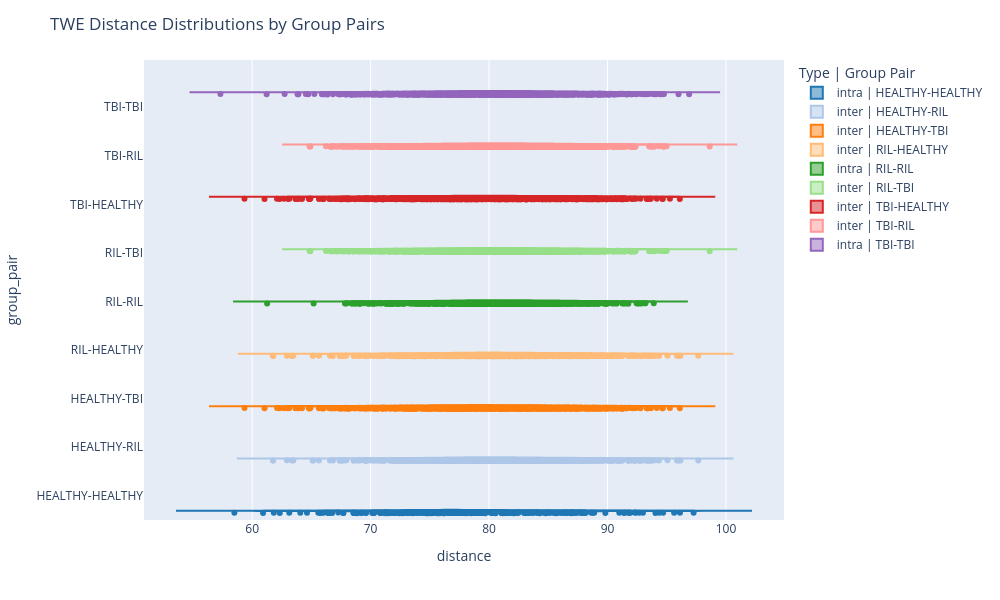

The cell this chart's notebook holds for it:
### Code cell
if HAS_AEON:
    # Interactive violin plot: intra- vs inter-group distance distributions
    plot_distance_violin(df, D_twe, covar_col='pathologie')
else:
    print("Skipped — aeon not available")

### Figure 1 — Plotly figure (JSON) as saved in the notebook; plotly's stock layout.template omitted (floating-point values rounded to 4 significant figures; data arrays with more than 128 entries replaced by an {"elided": "..."} marker saying what was removed)
{"data": [{"alignmentgroup": "True", "box": {"visible": true}, "customdata": {"elided": "276x2 str values"}, "hovertemplate": "selector=%{customdata[1]}<br>distance=%{x}<br>group_pair=%{y}<br>pair_type=%{customdata[0]}<extra></extra>", "legendgroup": "intra | HEALTHY-HEALTHY", "marker": {"color": "#1f77b4"}, "name": "intra | HEALTHY-HEALTHY", "offsetgroup": "intra | HEALTHY-HEALTHY", "orientation": "h", "points": "all", "scalegroup": "True", "showlegend": true, "type": "violin", "x": {"elided": "276 float values"}, "x0": " ", "xaxis": "x", "y": {"elided": "276 str values"}, "y0": " ", "yaxis": "y"}, {"alignmentgroup": "True", "box": {"visible": true}, "customdata": {"elided": "888x2 str values"}, "hovertemplate": "selector=%{customdata[1]}<br>distance=%{x}<br>group_pair=%{y}<br>pair_type=%{customdata[0]}<extra></extra>", "legendgroup": "inter | HEALTHY-RIL", "marker": {"color": "#aec7e8"}, "name": "inter | HEALTHY-RIL", "offsetgroup": "inter | HEALTHY-RIL", "orientation": "h", "points": "all", "scalegroup": "True", "showlegend": true, "type": "violin", "x": {"elided": "888 float values"}, "x0": " ", "xaxis": "x", "y": {"elided": "888 str values"}, "y0": " ", "yaxis": "y"}, {"alignmentgroup": "True", "box": {"visible": true}, "customdata": {"elided": "1416x2 str values"}, "hovertemplate": "selector=%{customdata[1]}<br>distance=%{x}<br>group_pair=%{y}<br>pair_type=%{customdata[0]}<extra></extra>", "legendgroup": "inter | HEALTHY-TBI", "marker": {"color": "#ff7f0e"}, "name": "inter | HEALTHY-TBI", "offsetgroup": "inter | HEALTHY-TBI", "orientation": "h", "points": "all", "scalegroup": "True", "showlegend": true, "type": "violin", "x": {"elided": "1416 float values"}, "x0": " ", "xaxis": "x", "y": {"elided": "1416 str values"}, "y0": " ", "yaxis": "y"}, {"alignmentgroup": "True", "box": {"visible": true}, "customdata": {"elided": "888x2 str values"}, "hovertemplate": "selector=%{customdata[1]}<br>distance=%{x}<br>group_pair=%{y}<br>pair_type=%{customdata[0]}<extra></extra>", "legendgroup": "inter | RIL-HEALTHY", "marker": {"color": "#ffbb78"}, "name": "inter | RIL-HEALTHY", "offsetgroup": "inter | RIL-HEALTHY", "orientation": "h", "points": "all", "scalegroup": "True", "showlegend": true, "type": "violin", "x": {"elided": "888 float values"}, "x0": " ", "xaxis": "x", "y": {"elided": "888 str values"}, "y0": " ", "yaxis": "y"}, {"alignmentgroup": "True", "box": {"visible": true}, "customdata": {"elided": "666x2 str values"}, "hovertemplate": "selector=%{customdata[1]}<br>distance=%{x}<br>group_pair=%{y}<br>pair_type=%{customdata[0]}<extra></extra>", "legendgroup": "intra | RIL-RIL", "marker": {"color": "#2ca02c"}, "name": "intra | RIL-RIL", "offsetgroup": "intra | RIL-RIL", "orientation": "h", "points": "all", "scalegroup": "True", "showlegend": true, "type": "violin", "x": {"elided": "666 float values"}, "x0": " ", "xaxis": "x", "y": {"elided": "666 str values"}, "y0": " ", "yaxis": "y"}, {"alignmentgroup": "True", "box": {"visible": true}, "customdata": {"elided": "2183x2 str values"}, "hovertemplate": "selector=%{customdata[1]}<br>distance=%{x}<br>group_pair=%{y}<br>pair_type=%{customdata[0]}<extra></extra>", "legendgroup": "inter | RIL-TBI", "marker": {"color": "#98df8a"}, "name": "inter | RIL-TBI", "offsetgroup": "inter | RIL-TBI", "orientation": "h", "points": "all", "scalegroup": "True", "showlegend": true, "type": "violin", "x": {"elided": "2183 float values"}, "x0": " ", "xaxis": "x", "y": {"elided": "2183 str values"}, "y0": " ", "yaxis": "y"}, {"alignmentgroup": "True", "box": {"visible": true}, "customdata": {"elided": "1416x2 str values"}, "hovertemplate": "selector=%{customdata[1]}<br>distance=%{x}<br>group_pair=%{y}<br>pair_type=%{customdata[0]}<extra></extra>", "legendgroup": "inter | TBI-HEALTHY", "marker": {"color": "#d62728"}, "name": "inter | TBI-HEALTHY", "offsetgroup": "inter | TBI-HEALTHY", "orientation": "h", "points": "all", "scalegroup": "True", "showlegend": true, "type": "violin", "x": {"elided": "1416 float values"}, "x0": " ", "xaxis": "x", "y": {"elided": "1416 str values"}, "y0": " ", "yaxis": "y"}, {"alignmentgroup": "True", "box": {"visible": true}, "customdata": {"elided": "2183x2 str values"}, "hovertemplate": "selector=%{customdata[1]}<br>distance=%{x}<br>group_pair=%{y}<br>pair_type=%{customdata[0]}<extra></extra>", "legendgroup": "inter | TBI-RIL", "marker": {"color": "#ff9896"}, "name": "inter | TBI-RIL", "offsetgroup": "inter | TBI-RIL", "orientation": "h", "points": "all", "scalegroup": "True", "showlegend": true, "type": "violin", "x": {"elided": "2183 float values"}, "x0": " ", "xaxis": "x", "y": {"elided": "2183 str values"}, "y0": " ", "yaxis": "y"}, {"alignmentgroup": "True", "box": {"visible": true}, "customdata": {"elided": "1711x2 str values"}, "hovertemplate": "selector=%{customdata[1]}<br>distance=%{x}<br>group_pair=%{y}<br>pair_type=%{customdata[0]}<extra></extra>", "legendgroup": "intra | TBI-TBI", "marker": {"color": "#9467bd"}, "name": "intra | TBI-TBI", "offsetgroup": "intra | TBI-TBI", "orientation": "h", "points": "all", "scalegroup": "True", "showlegend": true, "type": "violin", "x": {"elided": "1711 float values"}, "x0": " ", "xaxis": "x", "y": {"elided": "1711 str values"}, "y0": " ", "yaxis": "y"}], "layout": {"height": 600, "legend": {"title": {"text": "Type | Group Pair"}, "tracegroupgap": 0}, "margin": {"t": 60}, "title": {"text": "TWE Distance Distributions by Group Pairs"}, "violinmode": "group", "width": 1000, "xaxis": {"anchor": "y", "domain": [0.0, 1.0], "title": {"text": "distance"}}, "yaxis": {"anchor": "x", "domain": [0.0, 1.0], "title": {"text": "group_pair"}}}}
